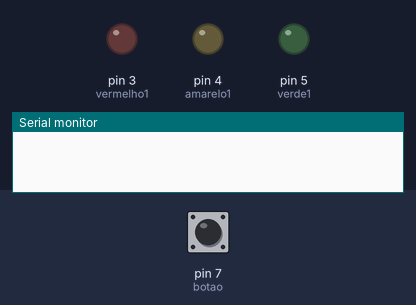
A sketch run on a simulated Arduino Uno, built with avr-gcc and run on an emulated ATmega328P. Parts: output pins drawn as LEDs (lit = HIGH), the last lines printed to the serial monitor. Dashed ring = blinking. The test bench sets the inputs (shaded band); at power-on: pin 7 (botao) LOW.

Above: at 1.2 s.
1.3 s: pin 7 (botao) pulled HIGH for 3.2 s
At 5.3 s:
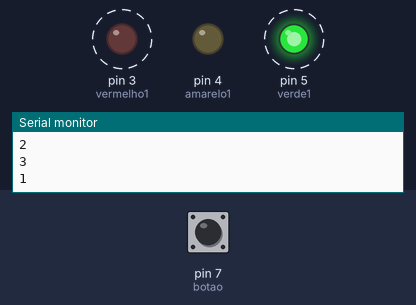
6.0 s: pin 7 (botao) pulled HIGH for 0.15 s
At 6.6 s:
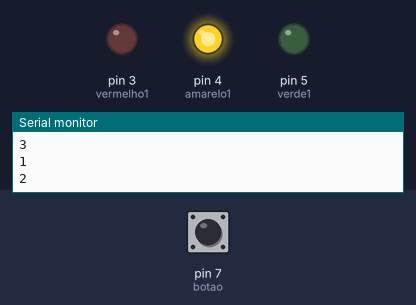
7.6 s: pin 7 (botao) pulled HIGH for 1 s
At 8.0 s:
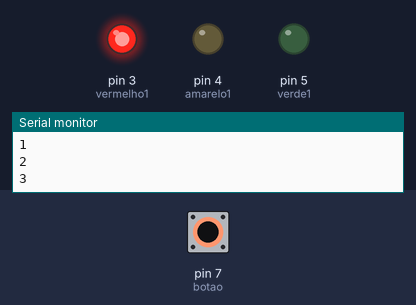
Timing chart, 0 to 10.6 s (numbered marks = the images above; inputs shaded):
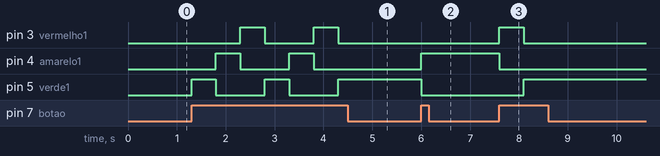

The sketch:

exercicio06.ino
```cpp
int vermelho1 = 3;
int amarelo1 = 4;
int verde1 = 5;
double tempo = 5000;
int botao = 7;
int contador = 0;

//void Setup
void setup() {
  pinMode(botao, INPUT);
    for(int i=3; i<=5; i++){
        pinMode(i, OUTPUT);
        //Define
    }
  Serial.begin(9600);
}

//Void Loop
void loop(){
  bool estadoBotao = digitalRead(botao);

  if (estadoBotao == true) {
    contador++;
    Serial.println(contador);
    if(contador == 2) {
    	digitalWrite(verde1, 0);
      	digitalWrite(amarelo1, 1);
      	delay(500);
      return;
    } else if (contador == 3) {
    	digitalWrite(amarelo1, 0);
      	digitalWrite(vermelho1, 1);
      	contador = 0;
      	delay(500);
      	return;
    }
  	digitalWrite(verde1, 1);
    digitalWrite(vermelho1, 0);
    delay(500);
  }

}
```

Measured:
- after the input at 1.3 s, pin 3 (vermelho1): alternates HIGH for 0.50 s and LOW for 1.0 s, starting after 1.0 s; pin 4 (amarelo1): alternates HIGH for 0.50 s and LOW for 1.0 s, 4 changes in all, then stays LOW, starting after 0.50 s; pin 5 (verde1): alternates HIGH for 0.50 s and LOW for 1.0 s, starting at once
- after the input at 6.0 s, pin 4 (amarelo1): LOW → HIGH at once; pin 5 (verde1): HIGH → LOW at once
- after the input at 7.6 s, pin 3 (vermelho1): LOW → HIGH at once, → LOW 0.50 s later; pin 4 (amarelo1): HIGH → LOW at once; pin 5 (verde1): LOW → HIGH after 0.50 s
